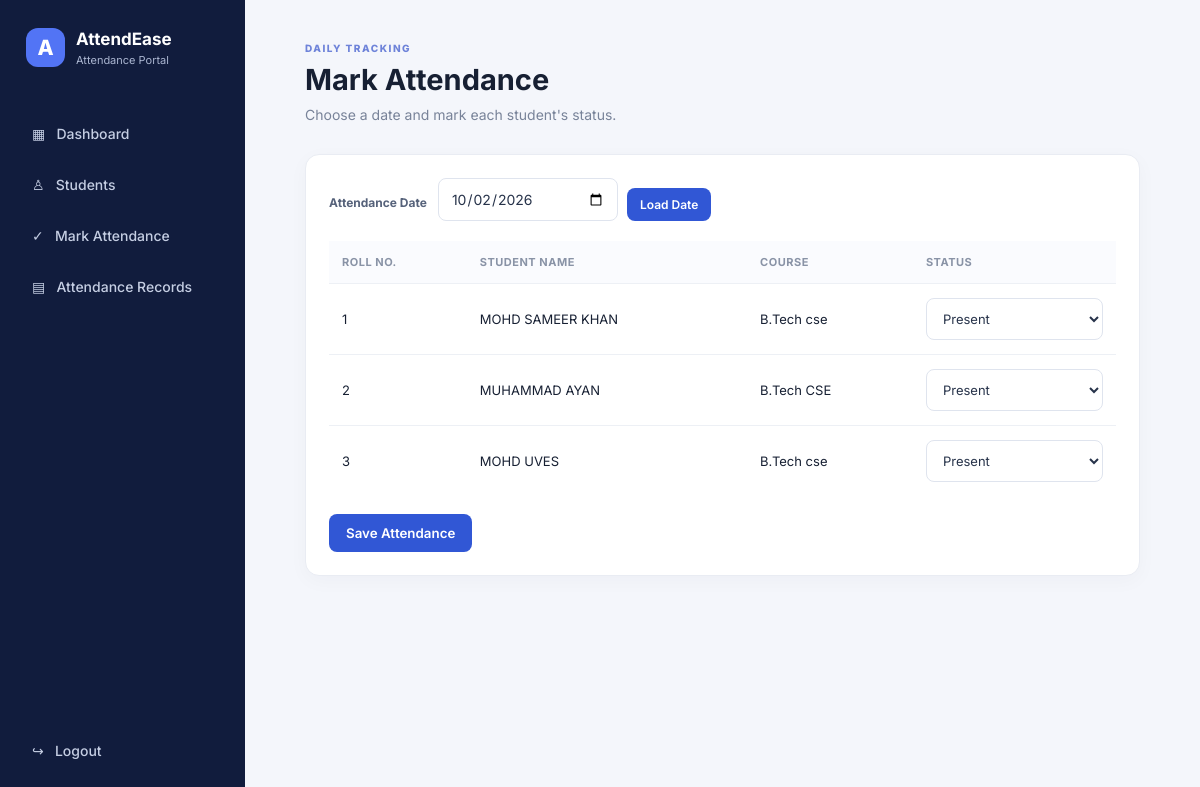
The app's page /attendance (signed in) with its own data.
### tables this page shows
CREATE TABLE students (
        id INTEGER PRIMARY KEY AUTOINCREMENT,
        roll_no TEXT UNIQUE NOT NULL,
        name TEXT NOT NULL,
        course TEXT NOT NULL,
        semester TEXT NOT NULL
    );

### app.py (the view, shortened to what this page needs)
@app.route("/attendance", methods=["GET", "POST"])
@login_required
def mark_attendance():
    con = db()
    selected_date = request.values.get("att_date", date.today().isoformat())
    students_list = con.execute("SELECT * FROM students ORDER BY roll_no").fetchall()
    existing = con.execute("SELECT student_id,status FROM attendance WHERE att_date=?",
                           (selected_date,)).fetchall()
    statuses = {r["student_id"]: r["status"] for r in existing}
    con.close()
    return render_template("attendance.html", students=students_list, selected_date=selected_date, statuses=statuses)

### app.py (called while the page is built)
def db():
    conn = sqlite3.connect(DB)
    conn.row_factory = sqlite3.Row
    return conn

def login_required(fn):
    @wraps(fn)
    def wrapper(*args, **kwargs):
        if not session.get("logged_in"):
            return redirect(url_for("login"))
        return fn(*args, **kwargs)
    return wrapper

### templates/attendance.html
{% extends "base.html" %}
{% block content %}
<header class="topbar"><div><p class="eyebrow">DAILY TRACKING</p><h1>Mark Attendance</h1><p class="muted">Choose a date and mark each student's status.</p></div></header>
<section class="panel">
<form method="get" class="date-form"><label>Attendance Date</label><input type="date" name="att_date" value="{{ selected_date }}"><button class="btn small">Load Date</button></form>
{% if students %}<form method="post"><input type="hidden" name="att_date" value="{{ selected_date }}">
<div class="table-wrap"><table><thead><tr><th>Roll No.</th><th>Student Name</th><th>Course</th><th>Status</th></tr></thead><tbody>
{% for s in students %}<tr><td>{{ s.roll_no }}</td><td>{{ s.name }}</td><td>{{ s.course }}</td><td><select name="status_{{ s.id }}"><option value="Present" {% if statuses.get(s.id, 'Present') == 'Present' %}selected{% endif %}>Present</option><option value="Absent" {% if statuses.get(s.id) == 'Absent' %}selected{% endif %}>Absent</option></select></td></tr>{% endfor %}
</tbody></table></div><button class="btn save-btn">Save Attendance</button></form>
{% else %}<div class="empty">No students added yet. Add students first.</div>{% endif %}
</section>
{% endblock %}

### static/style.css (style rules this page uses)
:root { --navy:#172554;--blue:#3157d5;--bg:#f4f6fb;--text:#172033;--muted:#788399 }
* { box-sizing:border-box }
body { margin:0;background:var(--bg);color:var(--text);font-family:Inter,Arial,sans-serif;font-size:14px }
.topbar { display:flex;justify-content:space-between;align-items:center;margin-bottom:28px }
.eyebrow { font-size:10px;letter-spacing:1.5px;color:#6e83d9;font-weight:800;margin:0 0 8px }
h1 { font-size:29px;margin:0 0 7px }
.muted { color:var(--muted);margin:0;line-height:1.6 }
.stat,.panel { background:#fff;border:1px solid #e9ecf3;border-radius:14px;box-shadow:0 5px 20px #1b2b4d08 }
.panel { padding:23px;margin-bottom:22px }
.btn { border:0;background:#3157d5;color:white;padding:11px 17px;border-radius:8px;font-weight:600;cursor:pointer;text-decoration:none;display:inline-block;font-family:inherit }
.btn.small { padding:9px 13px;font-size:12px }
.save-btn { margin-top:18px }
table { border-collapse:collapse;width:100%;min-width:560px }
th { text-align:left;color:#8993a6;font-size:11px;text-transform:uppercase;letter-spacing:.5px;font-weight:700;background:#fafbfe }
td,th { padding:14px 13px;border-bottom:1px solid #edf0f5 }
td { font-size:13px }
tr:last-child td { border-bottom:0 }
.table-wrap { overflow-x:auto }
label { display:block;font-size:12px;font-weight:700;color:#56627a;margin-bottom:8px }
input,select { width:100%;padding:11px 12px;border:1px solid #dfe4ee;border-radius:8px;font:inherit;color:#27334a;background:#fff;outline:none }
.search,.date-form { display:flex;align-items:end;gap:9px }
.date-form { margin-bottom:20px }
.date-form input { width:180px }
.date-form label { margin:0 2px 11px 0 }

### records on screen
students: roll_no "1", name "MOHD SAMEER KHAN", course "B.Tech cse", id "Present"
students: roll_no "2", name "MUHAMMAD AYAN", course "B.Tech CSE", id "Present"
students: roll_no "3", name "MOHD UVES", course "B.Tech cse", id "Present"
